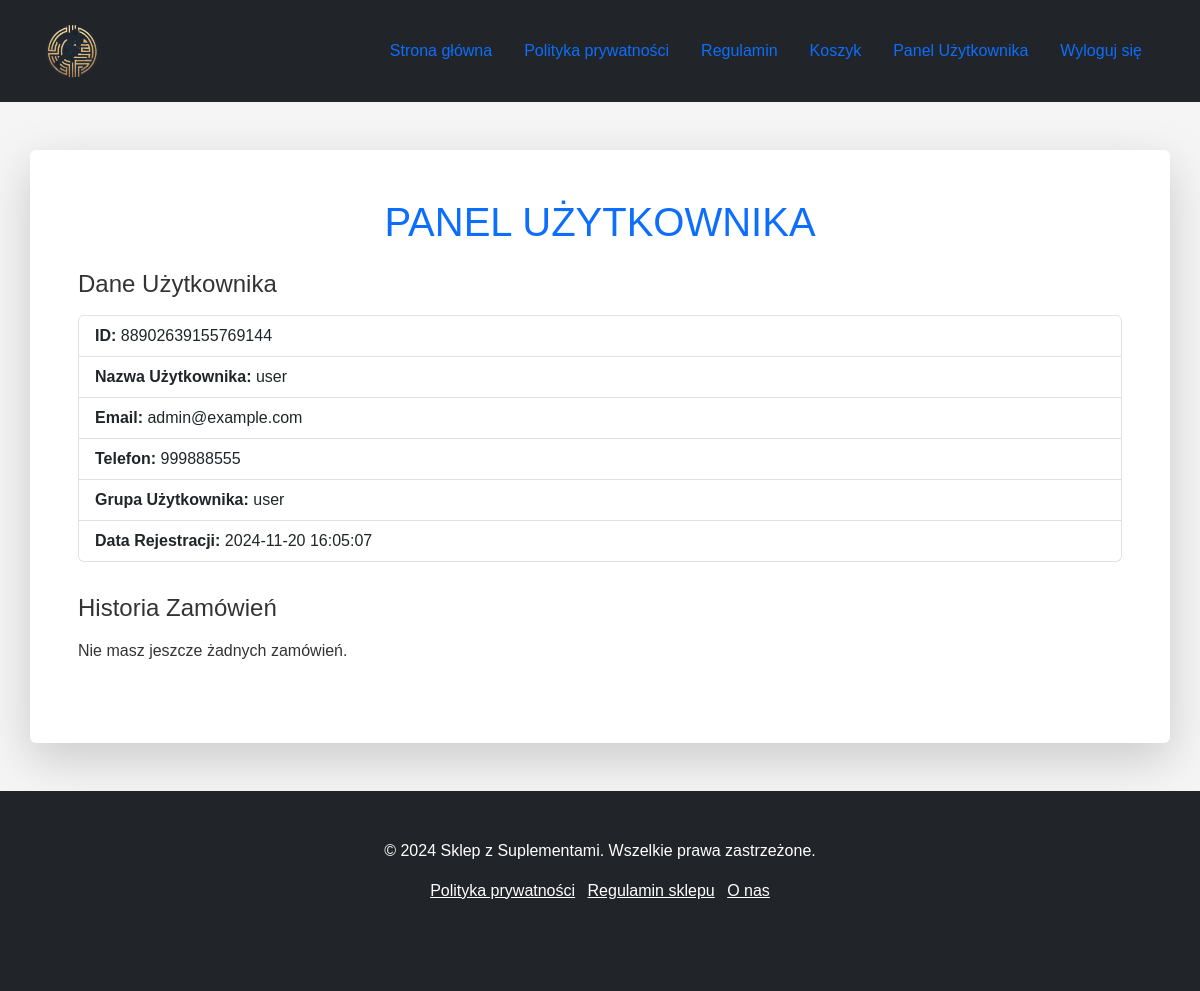
The page /account/user_panel.php (signed in) on the database its author committed.
### tables this page shows
CREATE TABLE `users` (
  `id` int(11) NOT NULL,
  `user_id` bigint(20) NOT NULL,
  `user_name` varchar(100) NOT NULL,
  `password` varchar(100) NOT NULL,
  `date` timestamp NOT NULL DEFAULT current_timestamp() ON UPDATE current_timestamp(),
  `user_group` enum('admin','user') NOT NULL DEFAULT 'user',
  `mobile` varchar(20) NOT NULL,
  `user_email` varchar(50) NOT NULL
);

### account/user_panel.php (the view, shortened to what this page needs)
<?php
include("../backend/connection.php");
$user_id = $_SESSION['user_id'];
$user_query = "SELECT * FROM users WHERE user_id = ?";
$user_stmt = mysqli_prepare($con, $user_query);
mysqli_stmt_bind_param($user_stmt, "i", $user_id);
mysqli_stmt_execute($user_stmt);
$user_result = mysqli_stmt_get_result($user_stmt);
$user = mysqli_fetch_assoc($user_result);
$orders = [];
?>
<!DOCTYPE html>
<html lang="pl">
<head>
    <link rel="stylesheet" href="https://cdnjs.cloudflare.com/ajax/libs/bootstrap/5.3.0/css/bootstrap.min.css">
    <link rel="stylesheet" href="../css/style.css">
</head>
<body class="d-flex flex-column min-vh-100">
    <header class="bg-dark text-white py-3">
        <div class="container d-flex justify-content-between align-items-center">
            <a href="../index.php"><img src="../img/logo.png" alt="Logo Sklepu" class="logo"></a>
            <nav>
                <ul class="nav">
                    <li class="nav-item"><a class="nav-link" href="../index.php">Strona główna</a></li>
                    <li class="nav-item"><a class="nav-link" href="../policy/privacy.php">Polityka prywatności</a></li>
                    <li class="nav-item"><a class="nav-link" href="../policy/terms.php">Regulamin</a></li>
                    <li class="nav-item"><a class="nav-link" href="../cart.php"><i class="fas fa-shopping-cart"></i> Koszyk</a></li>
                    <li class="nav-item"><a class="nav-link" href="user_panel.php">Panel Użytkownika</a></li>
                    <li class="nav-item"><a class="nav-link" href="../backend/logout.php">Wyloguj się</a></li>
                </ul>
            </nav>
        </div>
    </header>
    <section class="container my-5 shadow-lg p-5 bg-white rounded">
        <h1 class="text-center mb-4 text-uppercase text-primary">Panel Użytkownika</h1>
        <div class="section">
            <h4 class="mb-3">Dane Użytkownika</h4>
            <ul class="list-group">
                <li class="list-group-item"><strong>ID:</strong> <?php echo htmlspecialchars($user['user_id']); ?></li>
                <li class="list-group-item"><strong>Nazwa Użytkownika:</strong> <?php echo htmlspecialchars($user['user_name']); ?></li>
                <li class="list-group-item"><strong>Email:</strong> <?php echo htmlspecialchars($user['user_email']); ?></li>
                <li class="list-group-item"><strong>Telefon:</strong> <?php echo htmlspecialchars($user['mobile']); ?></li>
                <li class="list-group-item"><strong>Grupa Użytkownika:</strong> <?php echo htmlspecialchars($user['user_group']); ?></li>
                <li class="list-group-item"><strong>Data Rejestracji:</strong> <?php echo htmlspecialchars($user['date']); ?></li>
            </ul>
        </div>
        <div class="section">
            <h4 class="mb-3">Historia Zamówień</h4>
            <?php if (!empty($orders)): ?>
                <table class="table table-bordered">
                    <thead>
                        <tr>
                            <th>ID Zamówienia</th>
                            <th>Data</th>
                            <th>Status</th>
                            <th>Razem</th>
                            <th>Akcje</th>
                        </tr>
                    </thead>
                    <tbody>
                        <?php foreach ($orders as $order): ?>
                        <tr>
                            <td><?php echo htmlspecialchars($order['id']); ?></td>
                            <td><?php echo htmlspecialchars($order['created_at']); ?></td>
                            <td><?php echo htmlspecialchars($order['status']); ?></td>
                            <td><?php echo number_format($order['total'], 2, ',', ' '); ?> zł</td>
                            <td><a href="order_details.php?order_id=<?php echo htmlspecialchars($order['id']); ?>" class="btn btn-primary btn-sm">Szczegóły</a></td>
                        </tr>
                        <?php endforeach; ?>
                    </tbody>
                </table>
            <?php else: ?>
                <p>Nie masz jeszcze żadnych zamówień.</p>
            <?php endif; ?>
        </div>
    </section>
    <footer class="footer bg-dark text-white py-5 mt-auto">
        <div class="container text-center">
            <p>&copy; 2024 Sklep z Suplementami. Wszelkie prawa zastrzeżone.</p>
            <ul class="list-inline">
                <li class="list-inline-item"><a class="text-white" href="../policy/privacy.php">Polityka prywatności</a></li>
                <li class="list-inline-item"><a class="text-white" href="../policy/terms.php">Regulamin sklepu</a></li>
                <li class="list-inline-item"><a class="text-white" href="../about/about.php">O nas</a></li>
            </ul>
            <div class="social-icons mt-3">
            </div>
        </div>
    </footer>
</body>
</html>

### css/style.css (style rules this page uses)
body { font-family: 'Poppins', sans-serif; margin: 0; padding: 0; background-color: #f5f5f5; color: #333; }
.logo { height: 70px; }
footer { background-color: #333; color: white; padding: 40px; text-align: center; }

### account/user_panel.php (style rules this page uses)
.section { margin-bottom: 2rem; }

### rows shown on the page
users: user "88902639155769144", user_name "user", user_email "admin@example.com", mobile "999888555", user_group "user", date "2024-11-20 16:05:07"
